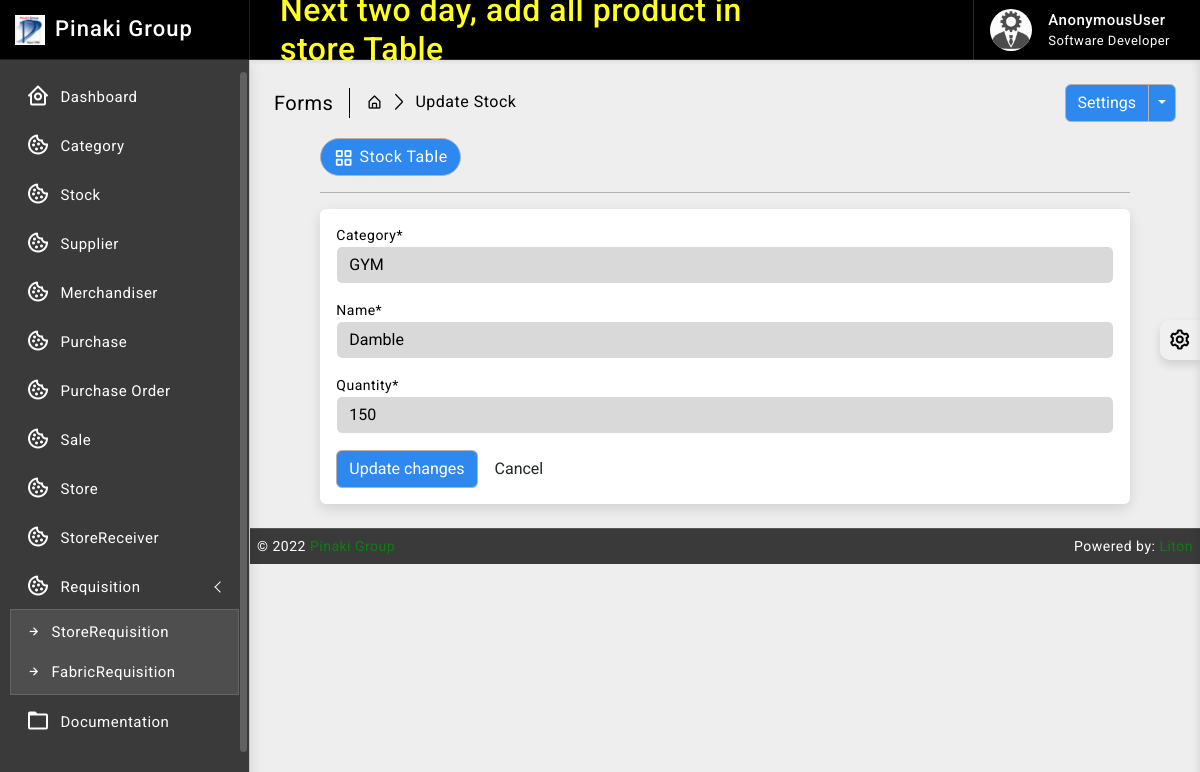
The app's page /stock/1/edit, older data.
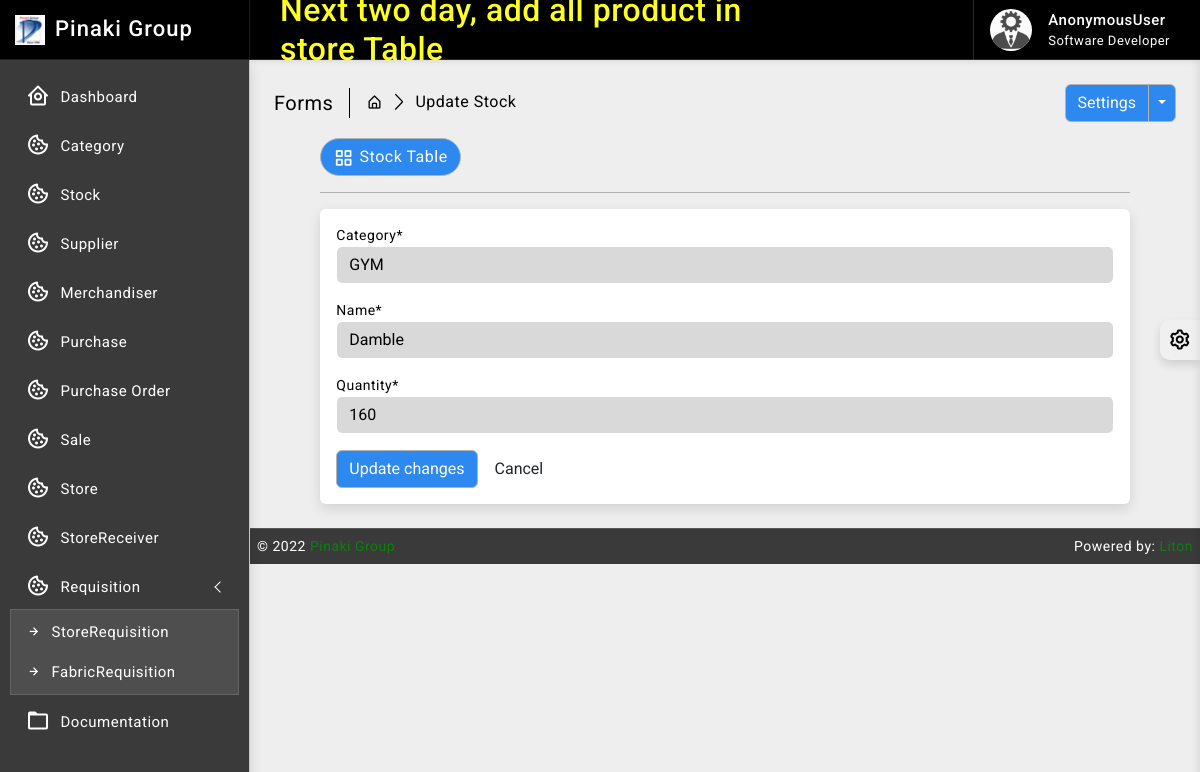
The same page, newer data.
### stock/models.py (models this page shows, shortened)
class Stock(models.Model):
    id = models.AutoField(primary_key=True)
    category = models.ForeignKey(Category, on_delete=models.CASCADE, blank=False)
    name = models.CharField(max_length=30, unique=True)
    quantity = models.IntegerField(default=1)
    is_deleted = models.BooleanField(default=False)

### stock/views.py (the view)
# urls.py: path('<int:pk>/edit', views.StockUpdateView.as_view(), name='stock_update'),
class StockUpdateView(SuccessMessageMixin, UpdateView):                                 # updateview class to edit stock, mixin used to display message
    model = Stock                                                                       # setting 'Stock' model as model
    form_class = StockForm                                                              # setting 'StockForm' form as form
    template_name = "stock/update.html"                                                 # 'edit_stock.html' used as the template
    success_url = '/stock'                                                              # redirects to 'inventory' page in the url after submitting the form
    success_message = "Stock has been updated successfully"                             # displays message when form is submitted
    def get_context_data(self, **kwargs):                                               # used to send additional context
        context = super().get_context_data(**kwargs)
        return context

### stock/forms.py
class StockForm(forms.ModelForm):
    def __init__(self, *args, **kwargs):                          # used to set css classes to the various fields
        super().__init__(*args, **kwargs)
        self.fields['category'].widget.attrs.update({'class': 'textinput form-control'})
        self.fields['name'].widget.attrs.update({'class': 'textinput form-control'})
        self.fields['quantity'].widget.attrs.update({'class': 'textinput form-control', 'min': '0'})
    class Meta:
        model = Stock
        fields = ['category', 'name', 'quantity']

### category/models.py (called while the page is built)
    def __str__(self):
        return self.name

### templates/stock/update.html (shortened to what this page needs)
{% extends 'base/base.html' %}
{% block body %}
{% load crispy_forms_tags %}
{% load static %}
<div class="page-wrapper">
	<div class="page-content">
		<div class="page-breadcrumb d-none d-sm-flex align-items-center mb-3">
			<div class="breadcrumb-title pe-3">Forms</div>
			<div class="ps-3">
				<nav aria-label="breadcrumb">
					<ol class="breadcrumb mb-0 p-0">
						<li class="breadcrumb-item">
							<a href="#">
								<i class="bx bx-home-alt"></i>
							</a>
						</li>
						<li class="breadcrumb-item active" aria-current="page">Update Stock</li>
					</ol>
				</nav>
			</div>
			<div class="ms-auto">
				<div class="btn-group">
					<button type="button" class="btn btn-light">Settings</button>
					<button type="button" class="btn btn-light dropdown-toggle dropdown-toggle-split" data-bs-toggle="dropdown">
					</button>
				</div>
			</div>
		</div>
		<div class="row">
			<div class="col-xl-9 mx-auto">
				<div class="ms-auto">
					<a href="{% url 'stock_read' %}" class="btn btn-light radius-30 mt-2 mt-lg-0">
						<i class="bx bx-grid-alt"></i>Stock Table
					</a>
				</div>
				<hr/>
				<div class="card">
					<div class="card-body">
						<form class="row g-3" method="POST">
								<div class="col-sm-12">
									<div class="controls">
										{{ form.category|as_crispy_field }}
									</div>
								</div><br>
								<div class="col-sm-12">
									<div class="controls">
										{{ form.name|as_crispy_field }}
									</div>
								</div><br>
								<div class="col-sm-12">
									<div class="controls">
										{{ form.quantity|as_crispy_field }}
									</div>
								</div><br>
							<div class="form-actions">
								<button type="submit" class="btn btn-light">Update changes</button>
								<button type="reset" class="btn">Cancel</button>
							</div>
						</form>
					</div>
				</div>
			</div>
		</div>
	</div>
</div>
{% endblock body %}

Row changes from the older to the newer data that the page shows:
changed Stock "GYM": quantity "150" → "160"
